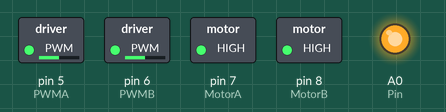
Recording of a sketch running on a simulated Arduino Uno, built with avr-gcc and run on an emulated ATmega328P. Parts: switched loads named in the sketch (green lamp = pin HIGH), output pins drawn as LEDs (lit = HIGH).

Above: at 0.05 s.
At 1.75 s:
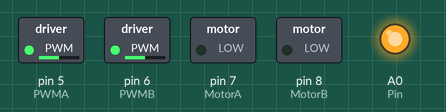
At 2.6 s:
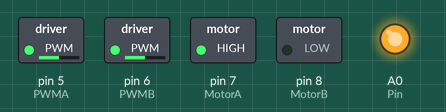
At 3.5 s:
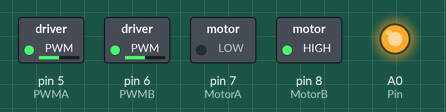
At 5.25 s:
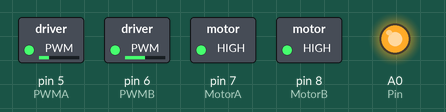
At 7.0 s:
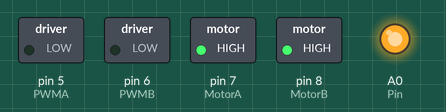
Timing chart, 0 to 8.1 s (numbered marks = the images above):
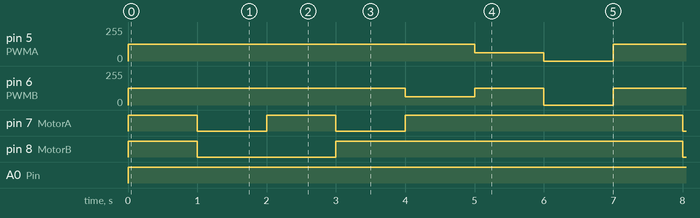

The sketch:

Motor_Class.ino
```cpp
/*
 Motor class.

 The program's goal is to create a motor class (header file + CPP file) that can control the movement of the motors of the robot car.

 The main theme is the creation of a header file and a CPP file to make the motor class
*/

#include "motor.h" // We include the library made for the motors of the car

//Pins for the motors:
int Pin=A0; // Pin for motor that will always be on.
int MotorA=7; // Motor A of the car connected to pin 7.
int MotorB=8;  // Motor B of the car connected to pin 8.
int PWMA=5; // PWMA (Pulse With Modulation A) connected to pin 5 .
int PWMB=6; // PWMB (Pulse With Modulation B) connected to pin 6.

motor Motor(Pin, MotorA, PWMA, MotorB, PWMB); //Object created using the motor library

int Speed=127; // Speed of the motors

void setup() {
Motor.begin(); // Initialize the Motor object (set pins as outputs)
}

void loop() {
Motor.forward(Speed); // Move car fordward
delay(1000);
Motor.backward(Speed); // Move car backward
delay(1000);
Motor.left(Speed); // Move car to the left
delay(1000);
Motor.right(Speed); // Move car to the right
delay(1000);
Motor.forward_left(Speed); // Move car fordward while it moves to the left
delay(1000);
Motor.forward_right(Speed); // Move car fordward while it moves to the right
delay(1000);
Motor.Stop(); // Stops the car
delay(1000);
}
```

Button.cpp
```cpp
// CPP file for Button class

#include "Button.h" // To include our Button header file
Button::Button(int pin){ // Declare pin an variables for the constructor
int state;
this->pin=pin;
this->state=state;
}
void Button::beging(){ // Set pin of the constructor
pinMode(pin, INPUT_PULLUP);
}
int Button::read(){ // Variable state gets the digital value of the button (1 or 0)
state=digitalRead(pin);
return state;
}
```

Button.h
```cpp
// Header file for Button class

// To define the Button class:
#ifndef BUTTON_H
#define BUTTON_H
#include <Arduino.h> //We include the Arduino library

class Button{ // To open a class called Button

private: // Place where variables and functions will be hidden from the user
int pin; // Variable for the pin
int state; // Variable for the state of the button

public: // Place where variables, functions and methods will be open for the user to use
Button(){};//default constructor
Button(int pin);//constructor
void beging();//inizialize the pin
int read();//reads pin value
};
#endif
```

motor.cpp
```cpp
#include "motor.h" // Includes the created motor header file

motor::motor(int Pin, int MotorA, int PWMA, int MotorB, int PWMB){ // Declare pins and variables for the constructor
this->Pin=Pin; // Pin for motor that will always be on.
this->MotorA=MotorA; // Motor A of the car
this->PWMA=PWMA; // PWMA (Pulse With Modulation A)
this->MotorB=MotorB; // Motor B of the car
this->PWMB=PWMB; // PWMB (Pulse With Modulation B)
}

void motor::begin(){ // Set pins of the constructor as outputs
pinMode(MotorA, OUTPUT); // Pin Motor A set as output.
pinMode(MotorB, OUTPUT); // Pin Motor B set as output.
pinMode(PWMA, OUTPUT); // Pin PWMA set as output.
pinMode(PWMB, OUTPUT); // Pin PWMB set as output.
pinMode(Pin, OUTPUT); // Pin 3 set as output.
}

void motor::forward(int x){ // Function to called "forward".
  /* The function "fordward" makes the car go forward by using this methode:
      1. The Motor A has to go forward, so we give high voltage (1) to its pin
      2. The Motor B also has to go forward, so we give high voltage (1) to its pin.
      3. The pin 3 will always have high voltage (1).
      4. The pins for PWMA and PWMB will be the speed of the car we assign.
  */
  digitalWrite(Pin, 255);
  digitalWrite(MotorA,1);
  analogWrite(PWMA, x);
  digitalWrite(MotorB, 1);
  analogWrite(PWMB, x);
}

void motor::backward(int x){ // Function called "backward".
  /* The function "backward" makes the car go backwards by using this methode:
      1. The Motor A has to go backward, so we give low voltage (0) to its pin
      2. The Motor B also has to go backward, so we give low voltage (0) to its pin.
      3. The pin 3 will always have high voltage (1).
      4. The pins for PWMA and PWMB will be the speed of the car we assign.
  */
  digitalWrite(Pin, 255);
  digitalWrite(MotorA,0);
  analogWrite(PWMA, x);
  digitalWrite(MotorB, 0);
  analogWrite(PWMB, x);
}

void motor::left(int x){ // Function called "left".
  /* The function "left" makes the car turn to the left by using this methode:
      1. The Motor A has to go forward, so we give high voltage (1) to its pin
      2. The Motor B has to go backwards, so we give low voltage (0) to its pin.
      3. The pin 3 will always have high voltage (1).
      4. The pins for PWMA and PWMB will be the speed of the car we assign.
  */
  digitalWrite(Pin, 255);
  digitalWrite(MotorA,1);
  analogWrite(PWMA, x);
  digitalWrite(MotorB, 0);
  analogWrite(PWMB, x);
}

void motor::right(int x){ // Function called "right".
  /* The function "right" makes the car turn to the right by using this methode:
      1. The Motor A has to go backward, so we give low voltage (0) to its pin
      2. The Motor B has to go forward, so we give high voltage (1) to its pin.
      3. The pin 3 will always have high voltage (1).
      4. The pins for PWMA and PWMB will be the speed of the car we assign.
  */
  digitalWrite(Pin, 255);
  digitalWrite(MotorA,0);
  analogWrite(PWMA, x);
  digitalWrite(MotorB, 1);
  analogWrite(PWMB, x);
}

void motor::Stop(){ // Function called "stop".
  /* The function "stop" stops the car by using this methode:
      1. The Motor A has to go fordward, so we give high voltage (1) to its pin
      2. The Motor B also has to go forward, so we give high voltage (1) to its pin.
      3. The pin 3 will always have high voltage (1).
      4. The pins for PWMA and PWMB will have no speed as we want the car to stop.
  */
  digitalWrite(Pin, 255);
  digitalWrite(MotorA,1);
  analogWrite(PWMA, 0);
  digitalWrite(MotorB, 1);
  analogWrite(PWMB, 0);
}
void motor::forward_left(int x){ // Function called "forward_left"
  /* The function "forward_left" moves the car fordward while it moves to the left by using this methode:
      1. The Motor A has to go fordward, so we give high voltage (1) to its pin
      2. The Motor B also has to go forward, so we give high voltage (1) to its pin.
      3. The pin 3 will always have high voltage (1).
      4. The Motor A has to be faster than the Motor B in order to turn left, so we set the speed in the PWMB half of the value of the speed in PWMA
  */
  digitalWrite(Pin, 255);
  digitalWrite(MotorA,1);
  analogWrite(PWMA, x);
  digitalWrite(MotorB, 1);
  analogWrite(PWMB, x/2);
}
void motor::forward_right(int x){ // Function called "forward_right"
  /* The function "forward_right" moves the car fordward while it moves to the right by using this methode:
      1. The Motor A has to go fordward, so we give high voltage (1) to its pin
      2. The Motor B also has to go forward, so we give high voltage (1) to its pin.
      3. The pin 3 will always have high voltage (1).
      4. The Motor B has to be faster than the Motor A in order to turn right, so we set the speed in the PWMA half of the value of the speed in PWMB
  */
  digitalWrite(Pin, 255);
  digitalWrite(MotorA,1);
  analogWrite(PWMA, x/2);
  digitalWrite(MotorB, 1);
  analogWrite(PWMB, x);
}
```

motor.h
```cpp
// header file for motor class

// To define the Button class:
#ifndef MOTOR_H
#define MOTOR_H
#include <Arduino.h> //We include the Arduino library

class motor{ // To open a class called Button

private: // Place where variables and functions will be hidden from the user
int Pin; // Pin for motor that will always be on.
int MotorA; // Motor A of the car
int MotorB; // Motor B of the car
int PWMA; // PWMA (Pulse With Modulation A)
int PWMB; // PWMB (Pulse With Modulation B)

public: // Place where variables, functions and methods will be open for the user to use
motor(){};//default constructor
motor(int Pin, int MotorA, int PWMA, int MotorB, int PWMB);//constructor
void begin();//initialize pins for motors
void forward(int x);//go fordward
void backward(int x);//go backward
void left(int x);//turn left
void right(int x);//turn right
void Stop();//stop
void forward_left(int x);//keep going forward turning to the left
void forward_right(int x);//keep going forward turning to the right
};

#endif
```

Measured:
- by itself, pin 5 (PWMA): repeats every 7.0 s: 63/255 1.0 s, 0/255 1.0 s, 127/255 5.0 s
- by itself, pin 6 (PWMB): repeats every 7.0 s: 63/255 1.0 s, 127/255 1.0 s, 0/255 1.0 s, 127/255 4.0 s
- by itself, pin 7 (MotorA): repeats every 7.0 s: LOW 1.0 s, HIGH 1.0 s, LOW 1.0 s, HIGH 4.0 s
- by itself, pin 8 (MotorB): repeats every 7.0 s: LOW 2.0 s, HIGH 5.0 s
- by itself, A0 (Pin): LOW → HIGH at 0.00 s
